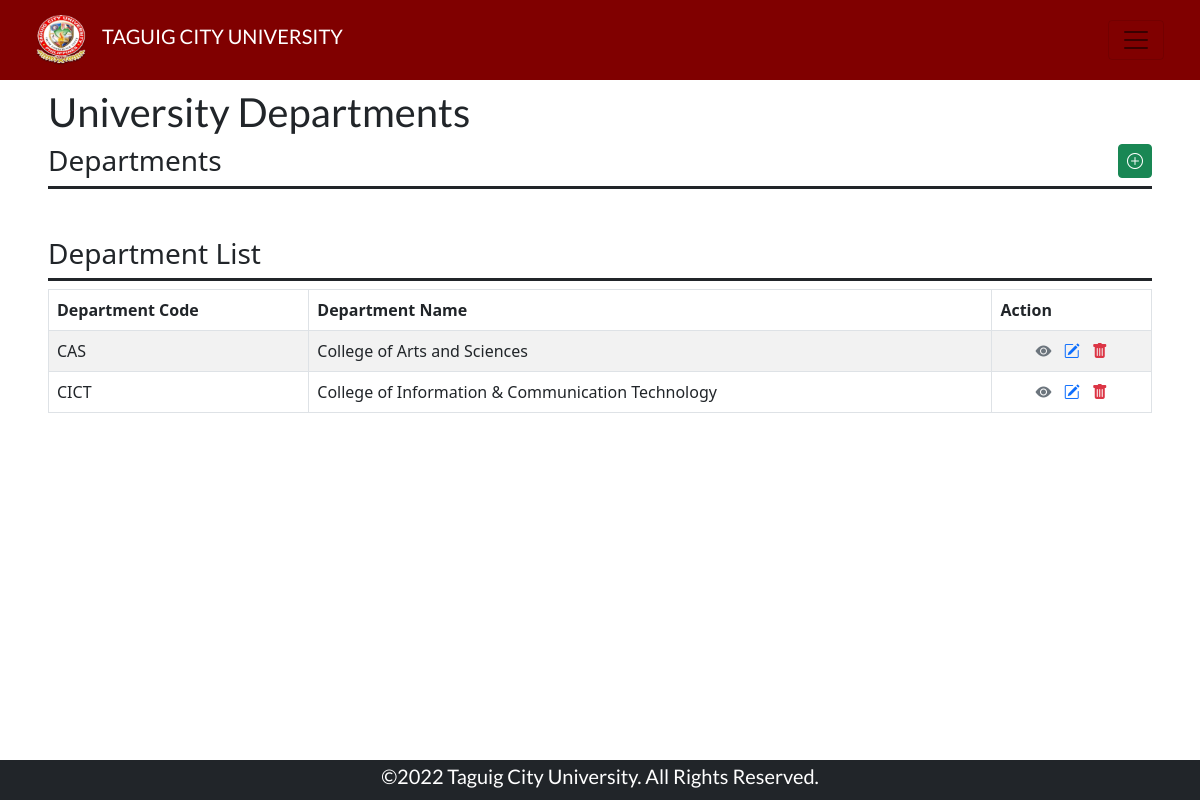
Page /adminDepartments.php (signed in) on the committed database.
### tables this page shows
CREATE TABLE `departments` (
  `id` int(11) NOT NULL,
  `idDept` varchar(10) NOT NULL,
  `nameDept` varchar(100) NOT NULL
);

### adminDepartments.php (the view, shortened to what this page needs)
<!doctype html>
<html>
    <head>
        <link rel="stylesheet" href="assets/css/style.css">
        <link rel="stylesheet" href="lib/css/bootstrap.min.css">
        <link rel="stylesheet" href="lib/css/bootstrap-icons-1.9.1/bootstrap-icons.css">
    </head>
    <body>
        <nav class="navbar navbar-expand-lg navbar-light bg-maroon sticky-top px-4">
            <div class="container-fluid">
                <div class="d-flex flex-row align-items-center">
                    <a class="navbar-brand" href="adminDash.php"><img class="logo" src="assets/img/school-logo.png" alt=""></a>
                    <h1 class="fs-5 text-uppercase">Taguig City University</h1>
                </div>
                <button class="navbar-toggler d-inline" type="button" data-bs-toggle="offcanvas" data-bs-target="#offcanvasNavbar" aria-controls="offcanvasNavbar">
                    <span class="navbar-toggler-icon text-white"></span>
                </button>
            </div>
        </nav>
            <div class="d-flex flex-column overflow-scroll py-2 px-5 gap" style="height: 85vh;">
                <div class="d-flex flex-column justify-content-center align-items-start">
                    <h1 class="fs-1 text-dark"> University Departments </h1>
                </div>
                <div class="d-flex flex-column justify-content-between
                            align-items-start gap-2">
                    <div class="w-100 d-flex flex-row justify-content-start align-items-start pb-0 border-bottom border-3 border-dark">
                        <h2 class="fs-3 text-dark"> Departments </h2>
                        <a class="btn btn-success py-1 px-2 ms-auto" data-bs-toggle="collapse" href="#collapseExample" role="button" aria-expanded="false" aria-controls="collapseExample">
                            <i class="bi bi-plus-circle"></i>
                        </a>
                    </div>
                </div>
                <div class="d-flex flex-column justify-content-between
                            align-items-start gap-2 mt-5">
                    <div class="w-100 d-flex flex-row justify-content-start align-items-start pb-0 border-bottom border-3 border-dark">
                        <h2 class="fs-3 text-dark"> Department List </h2>
                    </div>
                    <?php
                        include('functions/php/config.php');
                        $query = "SELECT * FROM departments";
                        $result = $con->query($query);
                        if(mysqli_num_rows($result) > 0): ?>
                            <table id="" class="table table-striped table-bordered">
                                        <thead>
                                            <tr>
                                                <th>Department Code</th>
                                                <th>Department Name</th>
                                                <th>Action</th>
                                            </tr>
                                        </thead>
                                        <tbody>
                    <?php while ($row = $result -> fetch_assoc()): ?>
                        <tr>
                            <td class=""><?php echo $row['idDept']; ?></td>
                            <td class=""><?php echo $row['nameDept']; ?></td>
                            <td class="mx-auto text-center">
                                <a href="#" class="mx-1 clear text-muted view" data-id="<?php echo $row['id']; ?>"
                                    data-bs-toggle="modal" data-bs-target="#view-curr" id="<?php echo $row['id']; ?>">
                                    <i class="bi bi-eye-fill"></i>
                                </a>
                                <a href="#" class="mx-1 clear text-primary edit" data-id="<?php echo $row['id']; ?>"
                                    data-bs-toggle="modal" data-bs-target="#edit-curr" id="<?php echo $row['id']; ?>">
                                    <i class="bi bi-pencil-square"></i>
                                </a>
                                <a href="#" class="mx-1 clear text-danger delete" data-id="<?php echo $row['id']; ?>"
                                    data-bs-toggle="modal" data-bs-target="#del-curr" id="<?php echo $row['id']; ?>">
                                    <i class="bi bi-trash-fill"></i>
                                </a>
                            </td>
                        </tr>
                    <?php endwhile ?>
                                        </tbody>
                        </table>
                    <?php else:?>
                        <div class="w-100 card card-body d-flex flex-column border border-dark bg-danger">
                            <h2 class="fs-3 text-white text-center"> No Departments yet </h2>
                        </div>
                    <?php endif ?>
                </div>
            </div>
            <div class="footer d-flex justify-content-center align-items-center sticky-bottom bg-dark">
                <h1 class="text-white fs-5"> ©2022 Taguig City University. All Rights Reserved.</h1>
            </div>
    </body>
</html>

### assets/css/style.css (style rules this page uses)
body { overflow: auto; scrollbar-width: none; }
.logo { height: 50px; width: 50px; }
.footer { height: 5vh; width: 100vw; }
.bg-maroon { background-color: #800000; }
.navbar { min-height: 10vh; max-height: auto; width: 100vw; }
h1 { font-family:'Lato', sans-serif; color: white; user-select: none; }
.clear { text-decoration: none; }

### rows in the picture
departments: idDept "CAS", nameDept "College of Arts and Sciences"
departments: idDept "CICT", nameDept "College of Information & Communication Technology"
